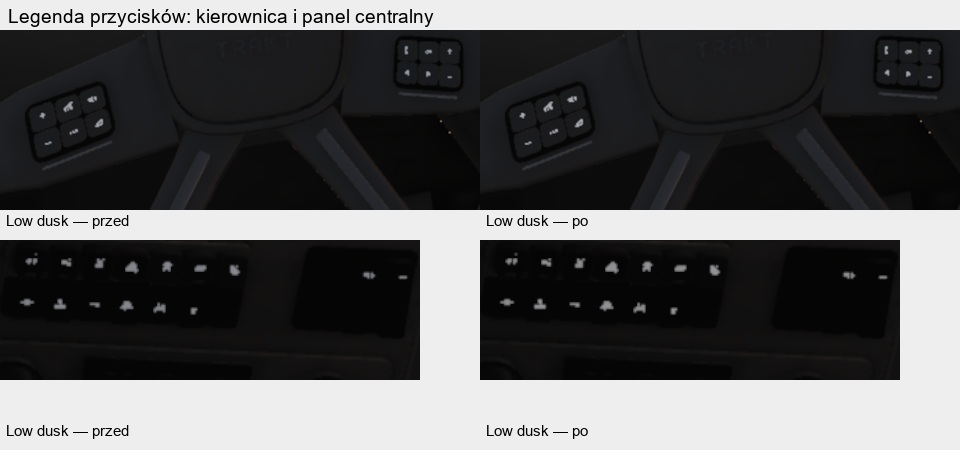
#> input picture artifacts/cab-r3/backlight-details-Low-960.jpg, 960 x 450 px, given in place of fire-station-ref7197.png, which was not available
$ python make_focus_review.py ../cab-r3/backlight-details-Low-960.jpg
#> lines starting #> are read from the running program, lines starting #| are printed output that depends on the picture
from pathlib import Path
from PIL import Image, ImageDraw
import sys

ROOT=Path(__file__).resolve().parent
phase=sys.argv[1]
out=ROOT/'review'/phase
out.mkdir(parents=True,exist_ok=True)
ids=('fire-station-ref7197','fire-station-route','fire-station-abeam','fire-station-above')
for condition in ('Low-overcast','Low-clear','High-overcast','High-clear'):
    sheet=Image.new('RGB',(960,984),(24,24,24))
#> sheet: PIL image 960x984 RGB; every value is 24
    for row,name in enumerate(ids):
        for col,stage in enumerate(('before',phase)):
            image=Image.open(ROOT/stage/condition/(name+'.png')).convert('RGB')
#> image is the input picture: PIL image 960x450 RGB; mean R, G, B 88.8, 88.8, 89.3
            image.thumbnail((480,222))
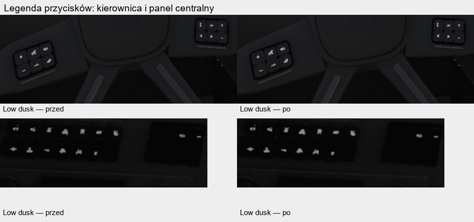
#> image: PIL image 474x222 RGB; mean R, G, B 88.8, 88.8, 89.3
            x,y=col*480,row*246
            sheet.paste(image,(x,y+24))
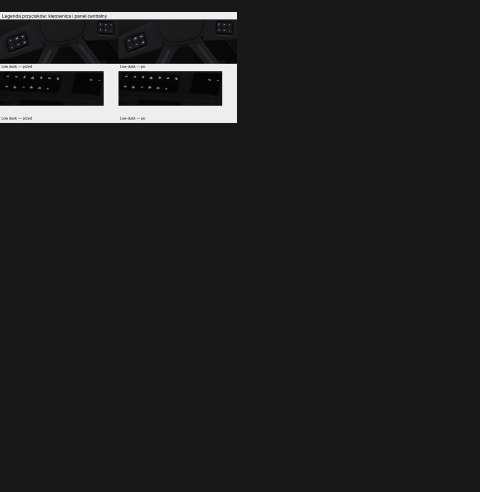
#> sheet: PIL image 960x984 RGB (shown at 1/2 size); mean R, G, B 31.2, 31.2, 31.3
            ImageDraw.Draw(sheet).text((x+6,y+6),f'{stage} {condition} {name}',fill='white')
#> (the run stopped early here; a loop or call above may not have finished)

$ run again, on artifacts/cab-r3/baseline-High-clear-960.jpg
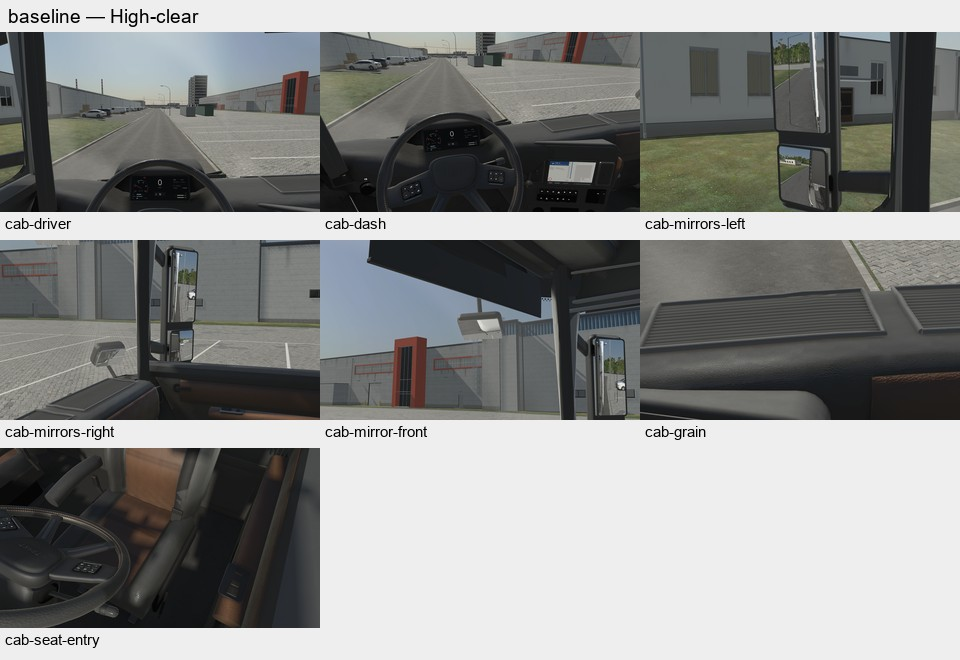
#> input picture artifacts/cab-r3/baseline-High-clear-960.jpg, 960 x 660 px, given in place of fire-station-ref7197.png, which was not available
#> image is the input picture: PIL image 960x660 RGB; mean R, G, B 138.9, 139.8, 138.5
#> `image.thumbnail((480,222))`:
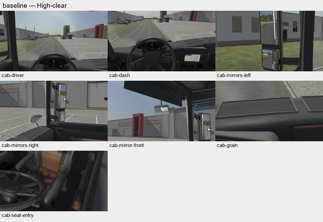
#> image: PIL image 323x222 RGB; mean R, G, B 138.9, 139.8, 138.5
#> `sheet.paste(image,(x,y+24))`:
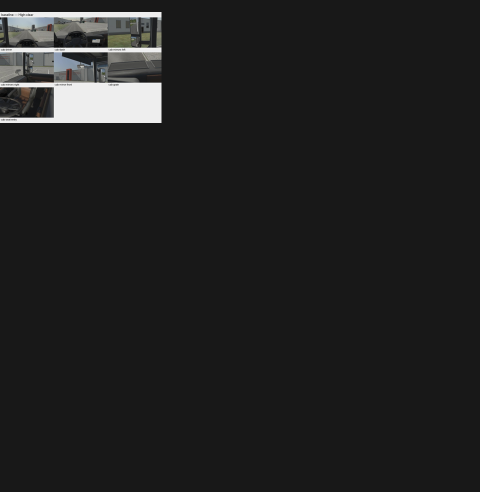
#> sheet: PIL image 960x984 RGB (shown at 1/2 size); mean R, G, B 32.7, 32.8, 32.7

$ run again, on artifacts/cab-r3/baseline-High-dusk-960.jpg
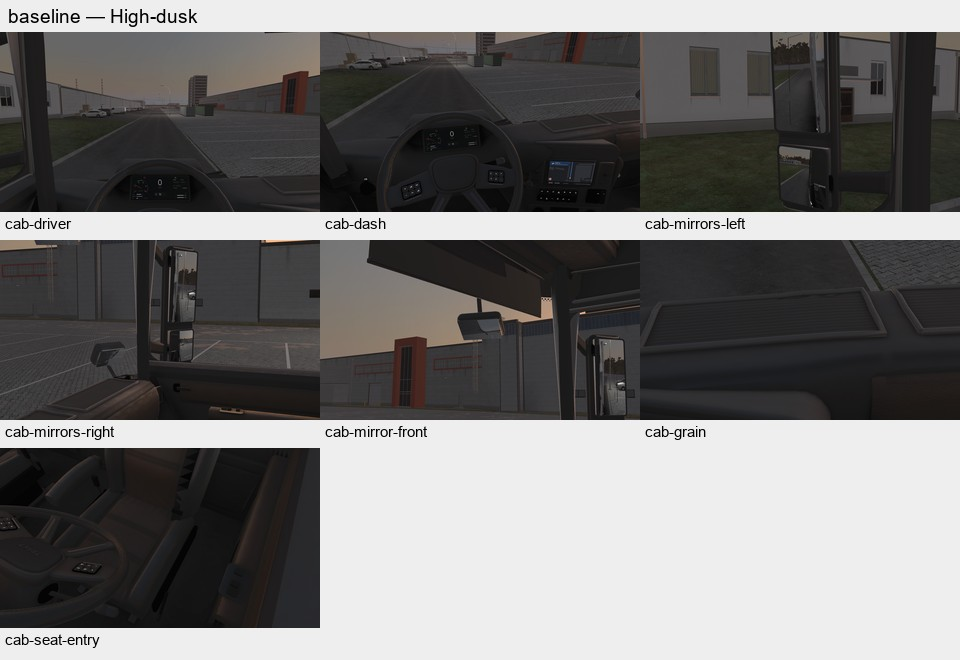
#> input picture artifacts/cab-r3/baseline-High-dusk-960.jpg, 960 x 660 px, given in place of fire-station-ref7197.png, which was not available
#> image is the input picture: PIL image 960x660 RGB; mean R, G, B 117.5, 116.3, 115.6
#> `image.thumbnail((480,222))`:
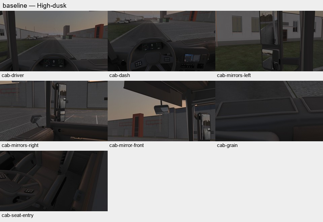
#> image: PIL image 323x222 RGB; mean R, G, B 117.5, 116.3, 115.6
#> `sheet.paste(image,(x,y+24))`:
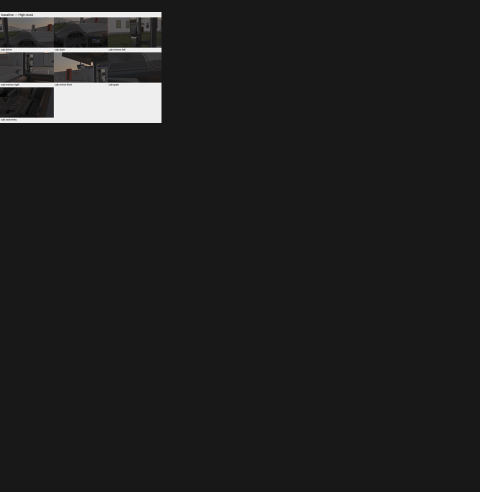
#> sheet: PIL image 960x984 RGB (shown at 1/2 size); mean R, G, B 31.1, 31, 31
